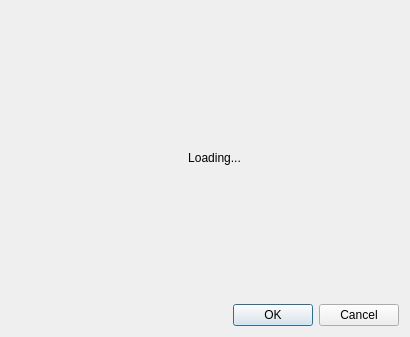
<?xml version="1.0" encoding="UTF-8"?>
<ui version="4.0">
 <class>Addressbook</class>
 <widget class="QDialog" name="Addressbook">
  <property name="windowModality">
   <enum>Qt::WindowModal</enum>
  </property>
  <property name="geometry">
   <rect>
    <x>0</x>
    <y>0</y>
    <width>410</width>
    <height>337</height>
   </rect>
  </property>
  <property name="windowTitle">
   <string>Addressbook</string>
  </property>
  <property name="windowIcon">
   <iconset resource="resource.qrc">
    <normaloff>:/icons/res/icons/addressbook-ico.png</normaloff>:/icons/res/icons/addressbook-ico.png</iconset>
  </property>
  <property name="locale">
   <locale language="English" country="UnitedStates"/>
  </property>
  <layout class="QVBoxLayout" name="verticalLayout">
   <item>
    <widget class="QStackedWidget" name="stackedWidget">
     <property name="currentIndex">
      <number>0</number>
     </property>
     <widget class="QWidget" name="page">
      <layout class="QGridLayout" name="gridLayout">
       <item row="1" column="1">
        <widget class="QLabel" name="loadingLabel">
         <property name="text">
          <string/>
         </property>
        </widget>
       </item>
       <item row="1" column="3">
        <widget class="QLabel" name="label">
         <property name="text">
          <string>Loading...</string>
         </property>
         <property name="alignment">
          <set>Qt::AlignCenter</set>
         </property>
        </widget>
       </item>
       <item row="0" column="4" rowspan="3">
        <spacer name="horizontalSpacer_2">
         <property name="orientation">
          <enum>Qt::Horizontal</enum>
         </property>
         <property name="sizeHint" stdset="0">
          <size>
           <width>140</width>
           <height>20</height>
          </size>
         </property>
        </spacer>
       </item>
       <item row="0" column="0" rowspan="3">
        <spacer name="horizontalSpacer">
         <property name="orientation">
          <enum>Qt::Horizontal</enum>
         </property>
         <property name="sizeHint" stdset="0">
          <size>
           <width>140</width>
           <height>143</height>
          </size>
         </property>
        </spacer>
       </item>
       <item row="0" column="1" colspan="3">
        <spacer name="verticalSpacer_2">
         <property name="orientation">
          <enum>Qt::Vertical</enum>
         </property>
         <property name="sizeHint" stdset="0">
          <size>
           <width>20</width>
           <height>121</height>
          </size>
         </property>
        </spacer>
       </item>
       <item row="2" column="1" colspan="3">
        <spacer name="verticalSpacer">
         <property name="orientation">
          <enum>Qt::Vertical</enum>
         </property>
         <property name="sizeHint" stdset="0">
          <size>
           <width>20</width>
           <height>120</height>
          </size>
         </property>
        </spacer>
       </item>
      </layout>
     </widget>
     <widget class="QWidget" name="page_2">
      <layout class="QHBoxLayout" name="horizontalLayout">
       <item>
        <widget class="QTreeView" name="addressList">
         <property name="alternatingRowColors">
          <bool>true</bool>
         </property>
         <property name="iconSize">
          <size>
           <width>16</width>
           <height>16</height>
          </size>
         </property>
         <property name="rootIsDecorated">
          <bool>false</bool>
         </property>
        </widget>
       </item>
      </layout>
     </widget>
    </widget>
   </item>
   <item>
    <widget class="QDialogButtonBox" name="buttonBox">
     <property name="orientation">
      <enum>Qt::Horizontal</enum>
     </property>
     <property name="standardButtons">
      <set>QDialogButtonBox::Cancel|QDialogButtonBox::Ok</set>
     </property>
    </widget>
   </item>
  </layout>
 </widget>
 <resources>
  <include location="resource.qrc"/>
 </resources>
 <connections>
  <connection>
   <sender>buttonBox</sender>
   <signal>accepted()</signal>
   <receiver>Addressbook</receiver>
   <slot>accept()</slot>
   <hints>
    <hint type="sourcelabel">
     <x>248</x>
     <y>254</y>
    </hint>
    <hint type="destinationlabel">
     <x>157</x>
     <y>274</y>
    </hint>
   </hints>
  </connection>
  <connection>
   <sender>buttonBox</sender>
   <signal>rejected()</signal>
   <receiver>Addressbook</receiver>
   <slot>reject()</slot>
   <hints>
    <hint type="sourcelabel">
     <x>316</x>
     <y>260</y>
    </hint>
    <hint type="destinationlabel">
     <x>286</x>
     <y>274</y>
    </hint>
   </hints>
  </connection>
 </connections>
</ui>
